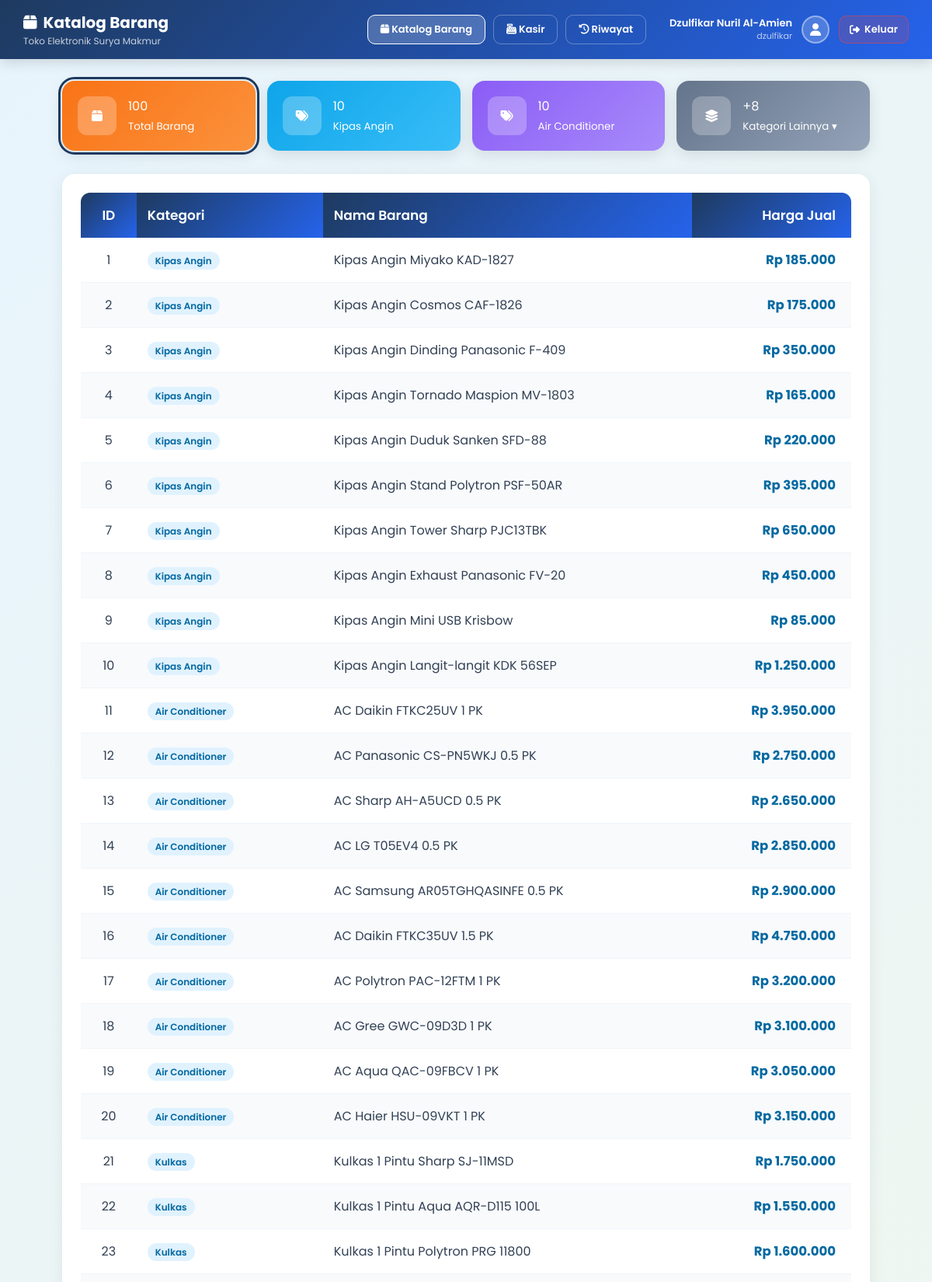
/ (signed in, upper part), run on the app's committed database.
### tables this page shows
CREATE TABLE `kategori` (
  `id_kategori` int(11) NOT NULL,
  `nama_kategori` varchar(50) NOT NULL
);

CREATE TABLE `barang` (
  `id_barang` int(11) NOT NULL,
  `id_kategori` int(11) NOT NULL,
  `nama_barang` varchar(100) NOT NULL,
  `harga_jual` int(11) NOT NULL
);

### public/index.php (the view, shortened to what this page needs)
<?php
require_once '../config/database.php';
$filterKategori = $_GET['kategori'] ?? null;
$query = "SELECT barang.*, kategori.nama_kategori FROM barang JOIN kategori ON barang.id_kategori = kategori.id_kategori";
if ($filterKategori) {
    $stmt = $conn->prepare($query . " WHERE barang.id_kategori = :id");
    $stmt->execute([':id' => $filterKategori]);
} else {
    $stmt = $conn->query($query);
}
$data = $stmt->fetchAll(PDO::FETCH_ASSOC);
$total = $conn->query("SELECT COUNT(*) FROM barang")->fetchColumn();
$kategoriData = $conn->query("
    SELECT k.id_kategori, k.nama_kategori, COUNT(b.id_barang) as total
    FROM kategori k LEFT JOIN barang b ON b.id_kategori = k.id_kategori
    GROUP BY k.id_kategori
")->fetchAll(PDO::FETCH_ASSOC);
usort($kategoriData, fn($a, $b) => $b['total'] - $a['total']);
$top3 = array_slice($kategoriData, 0, 2);
$sisanya = array_slice($kategoriData, 2);
$warna = ['kat-color-0','kat-color-1','kat-color-2','kat-color-3','kat-color-4','kat-color-5','kat-color-6','kat-color-7'];
?>
<!DOCTYPE html>
<html lang="id">
<head>
<link rel="stylesheet" href="https://cdnjs.cloudflare.com/ajax/libs/font-awesome/6.5.0/css/all.min.css">
</head>
<body>
<div class="topbar">
    <div>
        <h1><i class="fa-solid fa-box" style="margin-right:8px"></i>Katalog Barang</h1>
        <p>Toko Elektronik Surya Makmur</p>
    </div>
    <div class="topbar-nav">
        <a href="index.php"             class="nav-btn active"><i class="fa-solid fa-box"></i> Katalog Barang</a>
        <a href="transaksi.php"         class="nav-btn"><i class="fa-solid fa-cash-register"></i> Kasir</a>
        <a href="riwayat_transaksi.php" class="nav-btn"><i class="fa-solid fa-clock-rotate-left"></i> Riwayat</a>
    </div>
    <div style="display:flex; align-items:center; gap:12px; margin-left:10px;">
        <div style="text-align:right; line-height:1.3;">
            <div style="font-size:13px; font-weight:600;">
                <?= htmlspecialchars($_SESSION['kasir_nama']) ?>
            </div>
            <div style="font-size:11px; opacity:0.7;">
                <?= htmlspecialchars($_SESSION['kasir_username']) ?>
            </div>
        </div>
        <div style="width:36px; height:36px; border-radius:50%;
                    background:rgba(255,255,255,0.2); border:2px solid rgba(255,255,255,0.4);
                    display:flex; align-items:center; justify-content:center;">
            <i class="fa-solid fa-user" style="font-size:16px;"></i>
        </div>
        <a href="../process/logout.php"
        title="Keluar"
        style="display:flex; align-items:center; gap:6px;
                background:rgba(239,68,68,0.18); border:1.5px solid rgba(239,68,68,0.5);
                color:white; text-decoration:none; padding:7px 13px;
                border-radius:10px; font-size:13px; font-weight:600; transition:0.2s;"
        onmouseover="this.style.background='rgba(239,68,68,0.35)'"
        onmouseout="this.style.background='rgba(239,68,68,0.18)'">
            <i class="fa-solid fa-right-from-bracket"></i> Keluar
        </a>
    </div>
</div>
<div class="container">
    <div class="dashboard">
        <div class="card card-total <?= !$filterKategori ? 'aktif' : '' ?>" onclick="filterKategori('')">
            <div class="icon"><i class="fa-solid fa-box"></i></div>
            <div><?= $total ?><br><small>Total Barang</small></div>
        </div>
        <?php foreach ($top3 as $i => $kat): ?>
        <div class="card <?= $warna[$i % count($warna)] ?> <?= $filterKategori == $kat['id_kategori'] ? 'aktif' : '' ?>"
            onclick="filterKategori('<?= $kat['id_kategori'] ?>')">
            <div class="icon"><i class="fa-solid fa-tags"></i></div>
            <div><?= $kat['total'] ?><br><small><?= $kat['nama_kategori'] ?></small></div>
        </div>
        <?php endforeach; ?>
        <?php if (!empty($sisanya)): ?>
        <div class="card kat-color-7" style="position:relative;" onclick="event.stopPropagation(); toggleKatLain()">
            <div class="icon"><i class="fa-solid fa-layer-group"></i></div>
            <div>+<?= count($sisanya) ?><br><small>Kategori Lainnya ▾</small></div>
        </div>
        <?php endif; ?>
    </div>
    <div class="table-box">
        <table>
            <thead>
                <tr>
                    <th>ID</th>
                    <th style="text-align:left;">Kategori</th>
                    <th style="text-align:left;">Nama Barang</th>
                    <th style="text-align:right; padding-right:20px;">Harga Jual</th>
                </tr>
            </thead>
            <tbody>
                <?php if (empty($data)): ?>
                <tr>
                    <td colspan="4" style="padding:30px; color:#94a3b8;">Belum ada barang di kategori ini.</td>
                </tr>
                <?php else: ?>
                <?php foreach ($data as $row): ?>
                <tr>
                    <td><?= $row['id_barang'] ?></td>
                    <td style="text-align:left;"><span style="background:#e0f2fe; color:#0369a1; padding:3px 10px; border-radius:20px; font-size:12px; font-weight:600;"><?= $row['nama_kategori'] ?></span></td>
                    <td class="nama"><?= $row['nama_barang'] ?></td>
                    <td class="harga" style="text-align:right; padding-right:20px;">Rp <?= number_format($row['harga_jual'], 0, ',', '.') ?></td>
                </tr>
                <?php endforeach; ?>
                <?php endif; ?>
            </tbody>
        </table>
    </div>
</div>
</body>
</html>

### public/index.php (style rules this page uses)
* { box-sizing: border-box; margin: 0; padding: 0; }
body { font-family: 'Poppins', sans-serif; background: linear-gradient(135deg, #e8f4fd 0%, #f0f7ee 50%, #fef9e7 100%); color: #1e293b; min-height: 100vh; }
.container { max-width: 1100px; margin: auto; padding: 28px 30px; }
.topbar { background: linear-gradient(135deg, #1e3a5f, #2563eb); color: white; padding: 14px 30px; display: flex; align-items: center; gap: 20px; box-shadow: 0 4px 16px rgba(0,0,0,0.15); }
.topbar h1 { font-size: 20px; font-weight: 700; }
.topbar p { font-size: 12px; opacity: 0.75; }
.topbar-nav { display: flex; gap: 10px; margin-left: auto; }
.nav-btn { padding: 8px 16px; border-radius: 10px; text-decoration: none; font-size: 13px; font-weight: 600; transition: 0.2s; color: white; border: 1.5px solid rgba(255,255,255,0.3); }
.nav-btn.active { background: rgba(255,255,255,0.2); border-color: white; }
.dashboard { display: grid; grid-template-columns: repeat(4, 1fr); gap: 15px; margin-bottom: 30px; }
.card { padding: 20px; border-radius: 16px; color: white; display: flex; align-items: center; gap: 15px; box-shadow: 0 6px 20px rgba(0,0,0,0.1); transition: 0.3s; cursor: pointer; }
.card.aktif { outline: 3px solid #1e3a5f; outline-offset: 2px; }
.icon { width: 50px; height: 50px; background: rgba(255,255,255,0.25); display: flex; align-items: center; justify-content: center; border-radius: 12px; flex-shrink: 0; }
.card-total { background: linear-gradient(135deg, #f97316, #fb923c); }
.kat-color-0 { background: linear-gradient(135deg, #0ea5e9, #38bdf8); }
.kat-color-1 { background: linear-gradient(135deg, #8b5cf6, #a78bfa); }
.kat-color-7 { background: linear-gradient(135deg, #64748b, #94a3b8); }
.table-box { background: white; padding: 24px; border-radius: 16px; box-shadow: 0 4px 20px rgba(0,0,0,0.07); }
table { width: 100%; border-collapse: collapse; border-radius: 12px; overflow: hidden; }
th { background: linear-gradient(135deg, #1e3a5f, #2563eb); padding: 16px 14px; color: white; font-weight: 600; text-align: center; font-size: 17px; }
td { padding: 16px 14px; text-align: center; color: #334155; font-size: 16px; border-bottom: 1px solid #f1f5f9; }
td.nama { text-align: left; font-weight: 400; }
.harga { color: #0369a1; font-weight: bold; font-size: 16.5px; }
tr:nth-child(even) { background: #f8fafc; }
tr:nth-child(odd) { background: white; }

### data on the page
kategori: total "10", nama_kategori "Kipas Angin"
kategori: total "10", nama_kategori "Air Conditioner"
barang: id_barang "1", id_kategori.nama_kategori "Kipas Angin", nama_barang "Kipas Angin Miyako KAD-1827", harga_jual "185.000"
barang: id_barang "2", id_kategori.nama_kategori "Kipas Angin", nama_barang "Kipas Angin Cosmos CAF-1826", harga_jual "175.000"
barang: id_barang "3", id_kategori.nama_kategori "Kipas Angin", nama_barang "Kipas Angin Dinding Panasonic F-409", harga_jual "350.000"
barang: id_barang "4", id_kategori.nama_kategori "Kipas Angin", nama_barang "Kipas Angin Tornado Maspion MV-1803", harga_jual "165.000"
barang: id_barang "5", id_kategori.nama_kategori "Kipas Angin", nama_barang "Kipas Angin Duduk Sanken SFD-88", harga_jual "220.000"
barang: id_barang "6", id_kategori.nama_kategori "Kipas Angin", nama_barang "Kipas Angin Stand Polytron PSF-50AR", harga_jual "395.000"
barang: id_barang "7", id_kategori.nama_kategori "Kipas Angin", nama_barang "Kipas Angin Tower Sharp PJC13TBK", harga_jual "650.000"
barang: id_barang "8", id_kategori.nama_kategori "Kipas Angin", nama_barang "Kipas Angin Exhaust Panasonic FV-20", harga_jual "450.000"
barang: id_barang "9", id_kategori.nama_kategori "Kipas Angin", nama_barang "Kipas Angin Mini USB Krisbow", harga_jual "85.000"
barang: id_barang "10", id_kategori.nama_kategori "Kipas Angin", nama_barang "Kipas Angin Langit-langit KDK 56SEP", harga_jual "1.250.000"
barang: id_barang "11", id_kategori.nama_kategori "Air Conditioner", nama_barang "AC Daikin FTKC25UV 1 PK", harga_jual "3.950.000"
barang: id_barang "12", id_kategori.nama_kategori "Air Conditioner", nama_barang "AC Panasonic CS-PN5WKJ 0.5 PK", harga_jual "2.750.000"
barang: id_barang "13", id_kategori.nama_kategori "Air Conditioner", nama_barang "AC Sharp AH-A5UCD 0.5 PK", harga_jual "2.650.000"
barang: id_barang "14", id_kategori.nama_kategori "Air Conditioner", nama_barang "AC LG T05EV4 0.5 PK", harga_jual "2.850.000"
barang: id_barang "15", id_kategori.nama_kategori "Air Conditioner", nama_barang "AC Samsung AR05TGHQASINFE 0.5 PK", harga_jual "2.900.000"
barang: id_barang "16", id_kategori.nama_kategori "Air Conditioner", nama_barang "AC Daikin FTKC35UV 1.5 PK", harga_jual "4.750.000"
barang: id_barang "17", id_kategori.nama_kategori "Air Conditioner", nama_barang "AC Polytron PAC-12FTM 1 PK", harga_jual "3.200.000"
barang: id_barang "18", id_kategori.nama_kategori "Air Conditioner", nama_barang "AC Gree GWC-09D3D 1 PK", harga_jual "3.100.000"
barang: id_barang "19", id_kategori.nama_kategori "Air Conditioner", nama_barang "AC Aqua QAC-09FBCV 1 PK", harga_jual "3.050.000"
barang: id_barang "20", id_kategori.nama_kategori "Air Conditioner", nama_barang "AC Haier HSU-09VKT 1 PK", harga_jual "3.150.000"
barang: id_barang "21", id_kategori.nama_kategori "Kulkas", nama_barang "Kulkas 1 Pintu Sharp SJ-11MSD", harga_jual "1.750.000"
barang: id_barang "22", id_kategori.nama_kategori "Kulkas", nama_barang "Kulkas 1 Pintu Aqua AQR-D115 100L", harga_jual "1.550.000"
barang: id_barang "23", id_kategori.nama_kategori "Kulkas", nama_barang "Kulkas 1 Pintu Polytron PRG 11800", harga_jual "1.600.000"

### other printed values
$_SESSION['kasir_nama'] "Dzulfikar Nuril Al-Amien"
$_SESSION['kasir_username'] "dzulfikar"
$total "100"
count($sisanya) "8"
